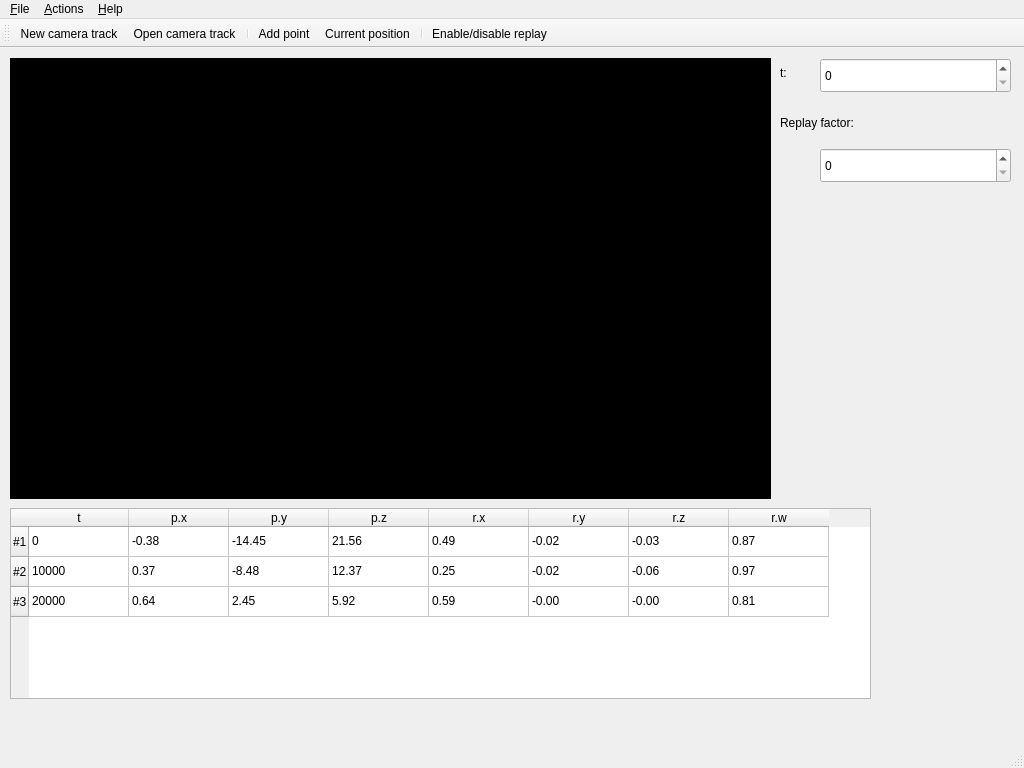
<?xml version="1.0" encoding="UTF-8"?>
<ui version="4.0">
 <class>MainWindow</class>
 <widget class="QMainWindow" name="MainWindow">
  <property name="geometry">
   <rect>
    <x>0</x>
    <y>0</y>
    <width>1024</width>
    <height>768</height>
   </rect>
  </property>
  <property name="windowTitle">
   <string>MainWindow</string>
  </property>
  <widget class="QWidget" name="centralwidget">
   <widget class="QWidget" name="widget" native="true">
    <property name="geometry">
     <rect>
      <x>10</x>
      <y>10</y>
      <width>761</width>
      <height>441</height>
     </rect>
    </property>
    <property name="autoFillBackground">
     <bool>false</bool>
    </property>
    <property name="styleSheet">
     <string notr="true">QWidget
{
  background-color: black;
}</string>
    </property>
   </widget>
   <widget class="QTableWidget" name="tableWidget">
    <property name="geometry">
     <rect>
      <x>10</x>
      <y>460</y>
      <width>861</width>
      <height>191</height>
     </rect>
    </property>
    <row>
     <property name="text">
      <string>#1</string>
     </property>
    </row>
    <row>
     <property name="text">
      <string>#2</string>
     </property>
    </row>
    <row>
     <property name="text">
      <string>#3</string>
     </property>
    </row>
    <column>
     <property name="text">
      <string>t</string>
     </property>
    </column>
    <column>
     <property name="text">
      <string>p.x</string>
     </property>
    </column>
    <column>
     <property name="text">
      <string>p.y</string>
     </property>
    </column>
    <column>
     <property name="text">
      <string>p.z</string>
     </property>
    </column>
    <column>
     <property name="text">
      <string>r.x</string>
     </property>
    </column>
    <column>
     <property name="text">
      <string>r.y</string>
     </property>
    </column>
    <column>
     <property name="text">
      <string>r.z</string>
     </property>
    </column>
    <column>
     <property name="text">
      <string>r.w</string>
     </property>
    </column>
    <item row="0" column="0">
     <property name="text">
      <string>0</string>
     </property>
    </item>
    <item row="0" column="1">
     <property name="text">
      <string>-0.38</string>
     </property>
    </item>
    <item row="0" column="2">
     <property name="text">
      <string>-14.45</string>
     </property>
    </item>
    <item row="0" column="3">
     <property name="text">
      <string>21.56</string>
     </property>
    </item>
    <item row="0" column="4">
     <property name="text">
      <string>0.49</string>
     </property>
    </item>
    <item row="0" column="5">
     <property name="text">
      <string>-0.02</string>
     </property>
    </item>
    <item row="0" column="6">
     <property name="text">
      <string>-0.03</string>
     </property>
    </item>
    <item row="0" column="7">
     <property name="text">
      <string>0.87</string>
     </property>
    </item>
    <item row="1" column="0">
     <property name="text">
      <string>10000</string>
     </property>
    </item>
    <item row="1" column="1">
     <property name="text">
      <string>0.37</string>
     </property>
    </item>
    <item row="1" column="2">
     <property name="text">
      <string>-8.48</string>
     </property>
    </item>
    <item row="1" column="3">
     <property name="text">
      <string>12.37</string>
     </property>
    </item>
    <item row="1" column="4">
     <property name="text">
      <string>0.25</string>
     </property>
    </item>
    <item row="1" column="5">
     <property name="text">
      <string>-0.02</string>
     </property>
    </item>
    <item row="1" column="6">
     <property name="text">
      <string>-0.06</string>
     </property>
    </item>
    <item row="1" column="7">
     <property name="text">
      <string>0.97</string>
     </property>
    </item>
    <item row="2" column="0">
     <property name="text">
      <string>20000</string>
     </property>
    </item>
    <item row="2" column="1">
     <property name="text">
      <string>0.64</string>
     </property>
    </item>
    <item row="2" column="2">
     <property name="text">
      <string>2.45</string>
     </property>
    </item>
    <item row="2" column="3">
     <property name="text">
      <string>5.92</string>
     </property>
    </item>
    <item row="2" column="4">
     <property name="text">
      <string>0.59</string>
     </property>
    </item>
    <item row="2" column="5">
     <property name="text">
      <string>-0.00</string>
     </property>
    </item>
    <item row="2" column="6">
     <property name="text">
      <string>-0.00</string>
     </property>
    </item>
    <item row="2" column="7">
     <property name="text">
      <string>0.81</string>
     </property>
    </item>
   </widget>
   <widget class="QLabel" name="label">
    <property name="geometry">
     <rect>
      <x>780</x>
      <y>10</y>
      <width>31</width>
      <height>30</height>
     </rect>
    </property>
    <property name="text">
     <string>t:</string>
    </property>
   </widget>
   <widget class="QSpinBox" name="spinBox">
    <property name="geometry">
     <rect>
      <x>820</x>
      <y>10</y>
      <width>191</width>
      <height>35</height>
     </rect>
    </property>
   </widget>
   <widget class="QLabel" name="label_2">
    <property name="geometry">
     <rect>
      <x>780</x>
      <y>60</y>
      <width>231</width>
      <height>30</height>
     </rect>
    </property>
    <property name="text">
     <string>Replay factor:</string>
    </property>
   </widget>
   <widget class="QSpinBox" name="spinBox_2">
    <property name="geometry">
     <rect>
      <x>820</x>
      <y>100</y>
      <width>191</width>
      <height>35</height>
     </rect>
    </property>
   </widget>
  </widget>
  <widget class="QMenuBar" name="menubar">
   <property name="geometry">
    <rect>
     <x>0</x>
     <y>0</y>
     <width>1024</width>
     <height>40</height>
    </rect>
   </property>
   <widget class="QMenu" name="menu_File">
    <property name="title">
     <string>&amp;File</string>
    </property>
    <addaction name="actionOpenCameraTrack"/>
    <addaction name="actionNewCameraTrack"/>
   </widget>
   <widget class="QMenu" name="menu_Help">
    <property name="title">
     <string>&amp;Help</string>
    </property>
   </widget>
   <widget class="QMenu" name="menu_Actions">
    <property name="title">
     <string>&amp;Actions</string>
    </property>
    <addaction name="actionToggleCameraTracker"/>
    <addaction name="actionToggleReplay"/>
    <addaction name="actionAddPoint"/>
    <addaction name="actionDeletePoint"/>
    <addaction name="actionCurrentPosition"/>
   </widget>
   <addaction name="menu_File"/>
   <addaction name="menu_Actions"/>
   <addaction name="menu_Help"/>
  </widget>
  <widget class="QStatusBar" name="statusbar"/>
  <widget class="QToolBar" name="toolBar">
   <property name="windowTitle">
    <string>toolBar</string>
   </property>
   <attribute name="toolBarArea">
    <enum>TopToolBarArea</enum>
   </attribute>
   <attribute name="toolBarBreak">
    <bool>false</bool>
   </attribute>
   <addaction name="actionNewCameraTrack"/>
   <addaction name="actionOpenCameraTrack"/>
   <addaction name="separator"/>
   <addaction name="actionAddPoint"/>
   <addaction name="actionCurrentPosition"/>
   <addaction name="separator"/>
   <addaction name="actionToggleReplay"/>
  </widget>
  <action name="actionToggleCameraTracker">
   <property name="checkable">
    <bool>true</bool>
   </property>
   <property name="icon">
    <iconset resource="ui.qrc">
     <normaloff>:/img/enable.png</normaloff>:/img/enable.png</iconset>
   </property>
   <property name="text">
    <string>Enable/disable camera tracker</string>
   </property>
  </action>
  <action name="actionToggleReplay">
   <property name="checkable">
    <bool>true</bool>
   </property>
   <property name="icon">
    <iconset resource="ui.qrc">
     <normaloff>:/img/play.jpg</normaloff>:/img/play.jpg</iconset>
   </property>
   <property name="text">
    <string>Enable/disable replay</string>
   </property>
  </action>
  <action name="actionAddPoint">
   <property name="icon">
    <iconset resource="ui.qrc">
     <normaloff>:/img/plus.jpg</normaloff>:/img/plus.jpg</iconset>
   </property>
   <property name="text">
    <string>Add point</string>
   </property>
  </action>
  <action name="actionDeletePoint">
   <property name="icon">
    <iconset resource="ui.qrc">
     <normaloff>:/img/minus.png</normaloff>:/img/minus.png</iconset>
   </property>
   <property name="text">
    <string>Delete point</string>
   </property>
  </action>
  <action name="actionCurrentPosition">
   <property name="icon">
    <iconset resource="ui.qrc">
     <normaloff>:/img/position.png</normaloff>:/img/position.png</iconset>
   </property>
   <property name="text">
    <string>Current position</string>
   </property>
  </action>
  <action name="actionOpenCameraTrack">
   <property name="icon">
    <iconset resource="ui.qrc">
     <normaloff>:/img/open.png</normaloff>:/img/open.png</iconset>
   </property>
   <property name="text">
    <string>&amp;Open camera track</string>
   </property>
  </action>
  <action name="actionNewCameraTrack">
   <property name="icon">
    <iconset resource="ui.qrc">
     <normaloff>:/img/new.png</normaloff>:/img/new.png</iconset>
   </property>
   <property name="text">
    <string>&amp;New camera track</string>
   </property>
  </action>
 </widget>
 <resources>
  <include location="ui.qrc"/>
 </resources>
 <connections/>
</ui>
